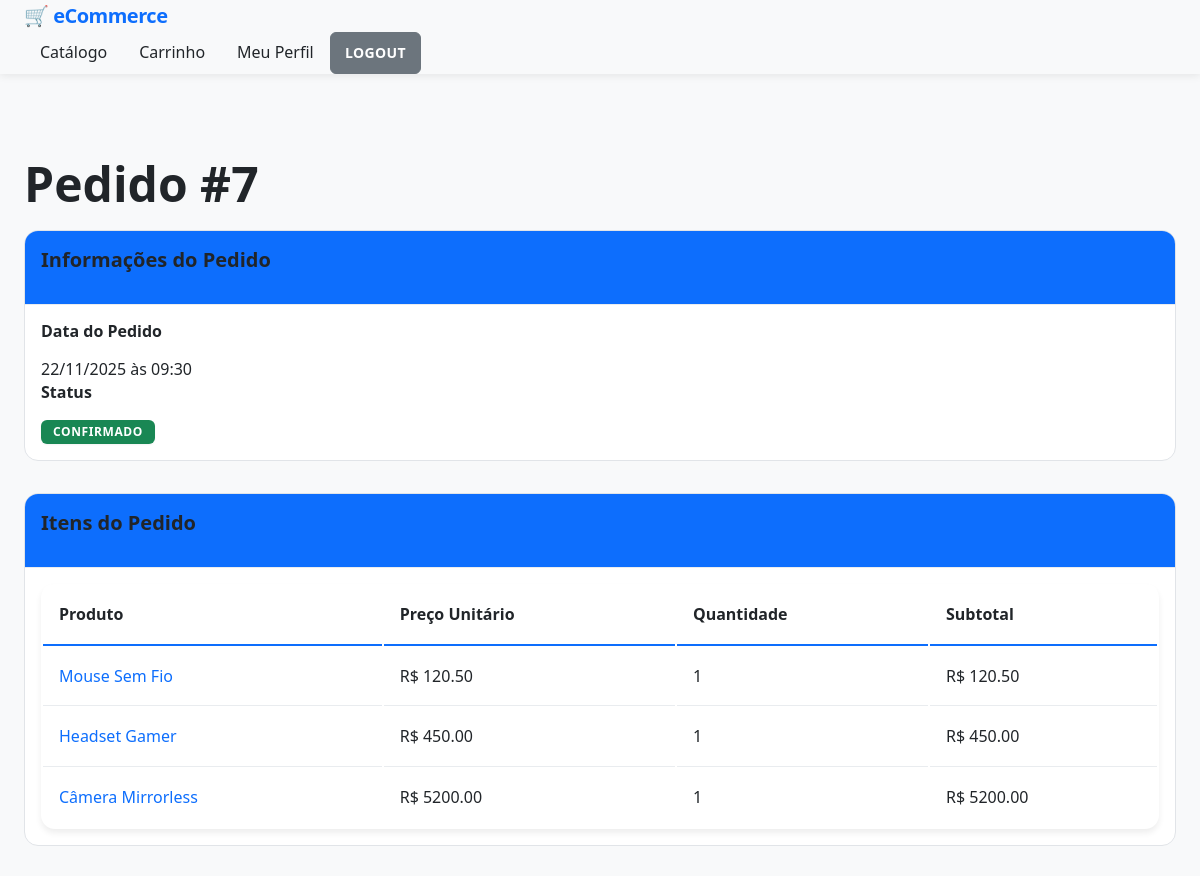
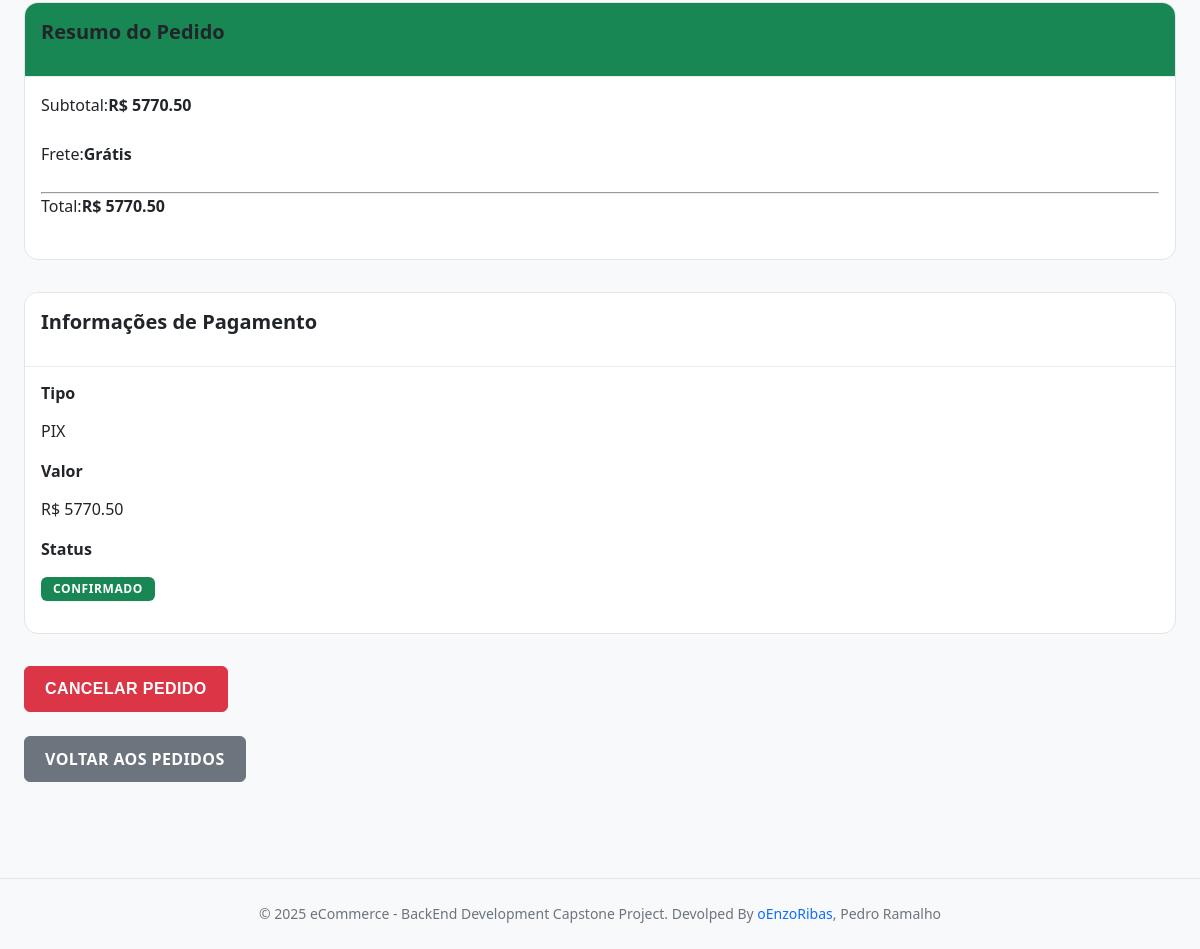
Page /pedidos/7 (signed in) on the committed database (2 pictures, top to bottom).
### models/pedido_model.py (models this page shows, shortened)
class Pedido(db.Model):
    __tablename__ = 'pedidos'
    id = Column(Integer, primary_key=True, autoincrement=True, nullable=False)
    cliente_id = Column(Integer, ForeignKey('clientes.id'), nullable=False)
    data = Column(db.DateTime, default=datetime.datetime.now)
    status = Column(String(256), default="pendente")
    itens = db.relationship('ItemPedido', backref='pedido', lazy=True, cascade='all, delete-orphan')
    pagamentos = db.relationship('Pagamento', backref='pedido', lazy=True, cascade='all, delete-orphan')
    def calcular_total(self):
        return sum(item.calcular_subtotal() for item in self.itens)

class ItemPedido(db.Model):
    __tablename__ = 'itens_pedido'
    id = Column(Integer, primary_key=True, autoincrement=True, nullable=False)
    pedido_id = Column(Integer, ForeignKey('pedidos.id'), nullable=False)
    produto_id = Column(Integer, ForeignKey('produtos.id'), nullable=False)
    quantidade = Column(Integer, nullable=False)
    preco_unitario = db.Column(db.Numeric(10,2), nullable=False)
    produto = db.relationship('Produto', primaryjoin='ItemPedido.produto_id == Produto.id')
    def calcular_subtotal(self):
        return float(self.preco_unitario) * self.quantidade

### models/produto_model.py (models this page shows, shortened)
class Produto(db.Model):
    __tablename__ = 'produtos'
    id = Column(Integer, primary_key=True, autoincrement=True, nullable=False)
    nome = Column(String(256), nullable=False)
    descricao = Column(String(256))
    preco = Column(db.Numeric(10,2), nullable=False)
    estoque = Column(Integer, nullable=False, default=0)

### models/pagamento_model.py (models this page shows, shortened)
class Pagamento(db.Model):
    __tablename__ = 'pagamentos'
    id = Column(Integer, primary_key=True, autoincrement=True, nullable=False)
    pedido_id = Column(Integer, ForeignKey('pedidos.id'), nullable=False)
    tipo = Column(String(256))
    valor = Column(db.Numeric(10,2), nullable=False)
    status = Column(String(256), default="aguardando")

### routes/pedidos.py (the view)
@pedidos_bp.route('/<int:pedido_id>')
@requer_autenticacao
def detalhes(pedido_id):
    cliente = get_cliente_autenticado()
    pedido = Pedido.query.get_or_404(pedido_id)
    if pedido.cliente_id != cliente.id:
        flash('Você não tem permissão para acessar este pedido.', 'danger')
        return redirect(url_for('pedidos.listar'))
    return render_template('pedidos/detalhes.html', pedido=pedido)

### utils/auth_utils.py (called while the page is built)
def get_cliente_autenticado():
    cliente_id = session.get('cliente_id')
    if cliente_id:
        return Cliente.query.get(cliente_id)
    return None

def cliente_autenticado():
    return session.get('cliente_autenticado', False)

def requer_autenticacao(f):
    @wraps(f)
    def decorated_function(*args, **kwargs):
        if not cliente_autenticado():
            return redirect(url_for('auth.login'))
        return f(*args, **kwargs)
    return decorated_function

### templates/pedidos/detalhes.html (shortened to what this page needs)
{% extends "base.html" %}  {% block content %}
<div class="row mt-4">
  <div class="col-md-8">
    <h1>Pedido #{{ pedido.id }}</h1>
    <div class="card mb-4 shadow-sm">
      <div class="card-header bg-primary text-white">
        <h5 class="mb-0">Informações do Pedido</h5>
      </div>
      <div class="card-body">
        <div class="row">
          <div class="col-md-6">
            <h6>Data do Pedido</h6>
            <p>{{ pedido.data.strftime('%d/%m/%Y às %H:%M') }}</p>
          </div>
          <div class="col-md-6">
            <h6>Status</h6>
            <p>
               {% if pedido.status ==
              'pendente' %}
              <span class="badge bg-warning text-dark">Pendente</span>
              {% elif pedido.status == 'confirmado' %}
              <span class="badge bg-success">Confirmado</span>
              {% elif pedido.status == 'enviado' %}
              <span class="badge bg-info">Enviado</span>
              {% elif pedido.status == 'entregue' %}
              <span class="badge bg-primary">Entregue</span>
              {% else %}
              <span class="badge bg-danger">{{ pedido.status | upper }}</span>
              {% endif %}
            </p>
          </div>
        </div>
      </div>
    </div>
    <div class="card mb-4 shadow-sm">
      <div class="card-header bg-primary text-white">
        <h5 class="mb-0">Itens do Pedido</h5>
      </div>
      <div class="card-body">
        <div class="table-responsive">
          <table class="table">
            <thead>
              <tr>
                <th>Produto</th>
                <th>Preço Unitário</th>
                <th>Quantidade</th>
                <th>Subtotal</th>
              </tr>
            </thead>
            <tbody>
              {% for item in pedido.itens %}
              <tr>
                <td>
                  <a
                    href="{{ url_for('produtos.detalhes', produto_id=item.produto_id) }}"
                  >
                    {{ item.produto.nome if item.produto else 'Produto Removido'
                    }}
                  </a>
                </td>
                <td>R$ {{ "%.2f"|format(item.preco_unitario) }}</td>
                <td>{{ item.quantidade }}</td>
                <td>R$ {{ "%.2f"|format(item.calcular_subtotal()) }}</td>
              </tr>
              {% endfor %}
            </tbody>
          </table>
        </div>
      </div>
    </div>
  </div>
  <div class="col-md-4">
    <div class="card shadow mb-4">
      <div class="card-header bg-success text-white">
        <h5 class="mb-0">Resumo do Pedido</h5>
      </div>
      <div class="card-body">
        <div class="d-flex justify-content-between mb-3">
          <span>Subtotal:</span>
          <strong>R$ {{ "%.2f"|format(pedido.calcular_total()) }}</strong>
        </div>
        <div class="d-flex justify-content-between mb-3">
          <span>Frete:</span>
          <strong>Grátis</strong>
        </div>
        <hr />
        <div class="d-flex justify-content-between mb-3">
          <span class="fs-5">Total:</span>
          <strong class="fs-5"
            >R$ {{ "%.2f"|format(pedido.calcular_total()) }}</strong
          >
        </div>
      </div>
    </div>
     {% set pagamento =
    pedido.pagamentos[0] if pedido.pagamentos else None %} {% if pagamento %}
    <div class="card shadow mb-4">
      <div class="card-header bg-info text-white">
        <h5 class="mb-0">Informações de Pagamento</h5>
      </div>
      <div class="card-body">
        <div class="mb-2">
          <h6>Tipo</h6>
          <p>
            {% if pagamento.tipo == 'cartao' %} Cartão de Crédito {% elif
            pagamento.tipo == 'pix' %} PIX {% elif pagamento.tipo == 'boleto' %}
            Boleto Bancário {% else %} {{ pagamento.tipo | upper }} {% endif %}
          </p>
        </div>
        <div class="mb-2">
          <h6>Valor</h6>
          <p>R$ {{ "%.2f"|format(pagamento.valor) }}</p>
        </div>
        <div class="mb-2">
          <h6>Status</h6>
          <p>
             {% if pagamento.status ==
            'aguardando' %}
            <span class="badge bg-warning text-dark">Aguardando</span>
            {% elif pagamento.status == 'confirmado' %}
            <span class="badge bg-success">Confirmado</span>
            {% else %}
            <span class="badge bg-danger">{{ pagamento.status | upper }}</span>
            {% endif %}
          </p>
        </div>
      </div>
    </div>
    {% endif %}  {% if pedido.status in
    ['pendente', 'confirmado'] %}
    <form
      method="POST"
      action="{{ url_for('pedidos.cancelar', pedido_id=pedido.id) }}"
      class="mt-3"
    >
      <button
        type="submit"
        class="btn btn-danger w-100"
        onclick="return confirm('Tem certeza que deseja cancelar este pedido? Isso restaurará o estoque.')"
      >
        Cancelar Pedido
      </button>
    </form>
    {% endif %}
    <div class="mt-3">
      <a
        href="{{ url_for('pedidos.listar') }}"
        class="btn btn-secondary w-100 btn-registrar"
      >
        Voltar aos Pedidos
      </a>
    </div>
  </div>
</div>
{% endblock %}

### rows in the picture
Pedido: id "7", data "22/11/2025 às 09:30"
ItemPedido: produto "Mouse Sem Fio", preco_unitario "120.50", quantidade "1", calcular_subtotal "120.50", calcular_total "5770.50"
ItemPedido: produto "Headset Gamer", preco_unitario "450.00", quantidade "1", calcular_subtotal "450.00"
ItemPedido: produto "Câmera Mirrorless", preco_unitario "5200.00", quantidade "1", calcular_subtotal "5200.00"
Pagamento: valor "5770.50"
